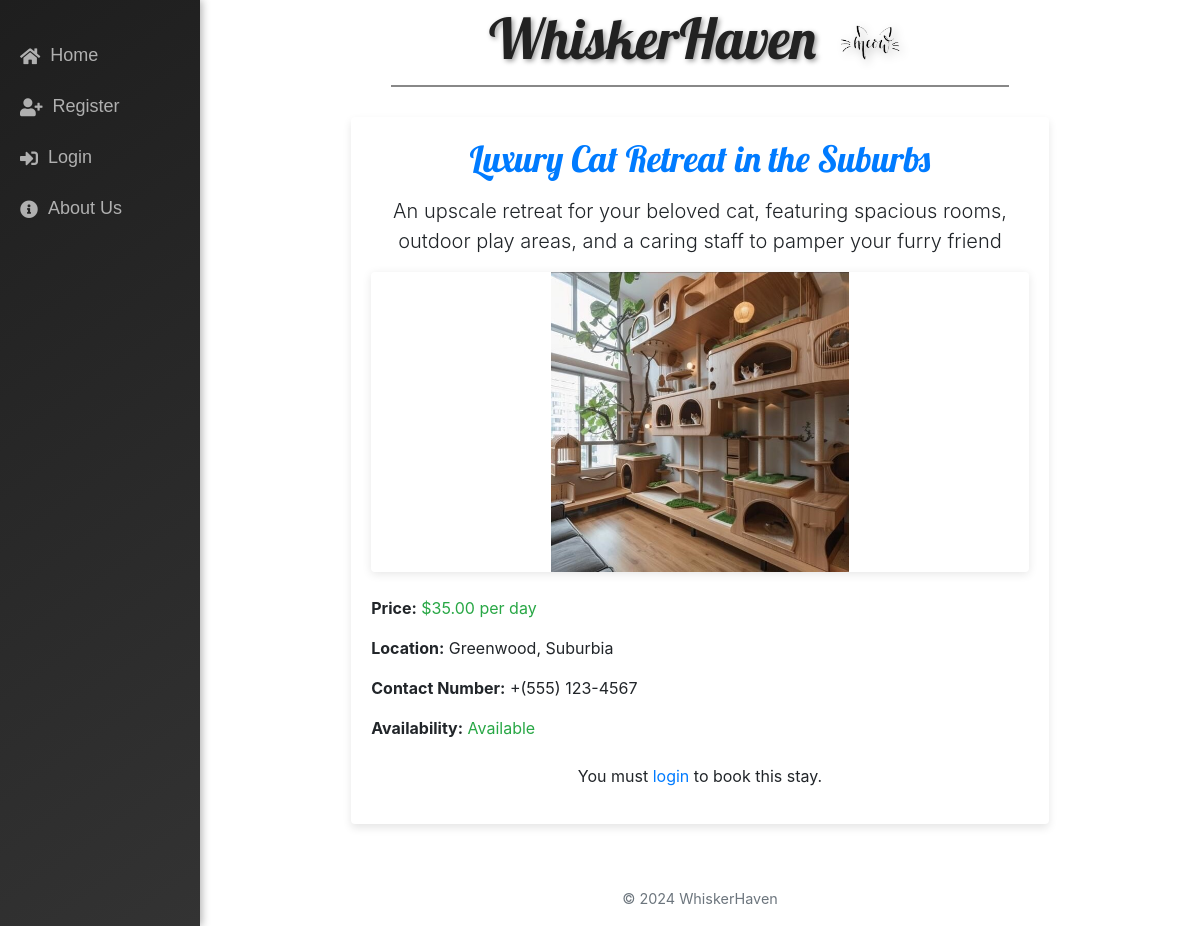
/listing/2/, run on the app's committed database.
### main/models.py (models this page shows, shortened)
class Listing(models.Model):
    host = models.ForeignKey(User, on_delete=models.CASCADE)
    title = models.CharField(max_length=200)
    description = models.TextField()
    price_per_day = models.DecimalField(max_digits=7, decimal_places=2)
    location = models.CharField(max_length=100)
    contact_number = models.CharField(max_length=15)
    image = models.ImageField(upload_to='images/', null=True, blank=True)
    available = models.BooleanField(default=True)
    created_at = models.DateTimeField(auto_now_add=True)

### main/views.py (the view)
# urls.py: path('listing/<int:listing_id>/', views.listing_detail, name='listing_detail'),
def listing_detail(request, listing_id):
    listing = Listing.objects.get(id=listing_id)
    return render(request, 'main/listing_detail.html', {'listing': listing})

### main/templates/main/listing_detail.html (shortened to what this page needs)
{% extends "main/base.html" %}
{% block content %}
<div class="container mt-4">
    <div class="card" style="border: none;">
        <div class="card-body">
            <h2 class="card-title text-center mb-3" style="font-size: 36px; color: #007bff;" >{{ listing.title }}</h2>
            <p class="lead text-center">{{ listing.description }}</p>
            {% if listing.image %}
                <div class="mb-4 text-center">
                    <img src="{{ listing.image.url }}" alt="{{ listing.title }}" class="img-fluid rounded" style="height: 300px; width: 100%; object-fit: contain; box-shadow: 0 2px 10px rgba(0, 0, 0, 0.1);">
                </div>
            {% endif %}
            <p><strong>Price:</strong> <span class="text-success">${{ listing.price_per_day }} per day</span></p>
            <p><strong>Location:</strong> {{ listing.location }}</p>
            <p><strong>Contact Number:</strong> <span class="contact-number">{{ listing.contact_number }}</span></p>
            <p><strong>Availability:</strong> <span class="{% if listing.available %}text-success{% else %}text-danger{% endif %}">{{ listing.available|yesno:"Available,Not Available" }}</span></p>
            <div class="text-center mt-4">
                {% if user.is_authenticated %}
                    <a href="{% url 'book_listing' listing.id %}" class="btn btn-primary" style="text-decoration: none;">Book Now</a>
                {% else %}
                    <p class="mt-3">You must <a href="{% url 'login' %}">login</a> to book this stay.</p>
                {% endif %}
            </div>
        </div>
    </div>
</div>
{% endblock %}

### main/templates/main/base.html (style rules this page uses)
.card { border: none; box-shadow: 0 4px 8px rgba(0, 0, 0, 0.1); transition: transform 0.3s ease; }
.card-title { font-family: 'Lobster', cursive; color: #333; }

### main/templates/main/listing_detail.html (style rules this page uses)
.card { transition: none; }

### data on the page
Listing: title "Luxury Cat Retreat in the Suburbs", description "An upscale retreat for your beloved cat, featuring spacious rooms, outdoor play areas, and a caring staff to pamper your furry friend", image (picture), price_per_day "35.00", location "Greenwood, Suburbia", contact_number "+(555) 123-4567", available "Available"
